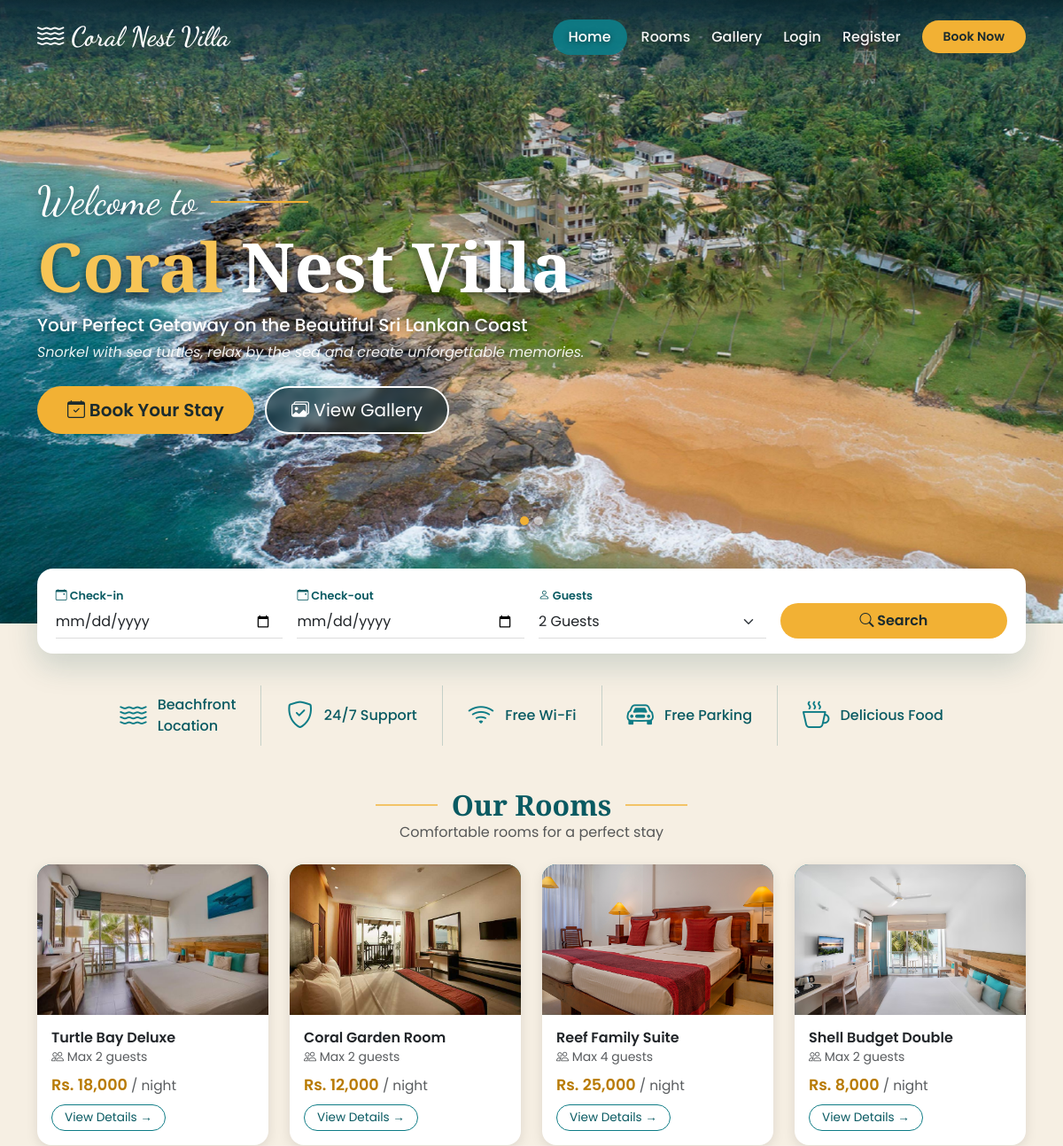
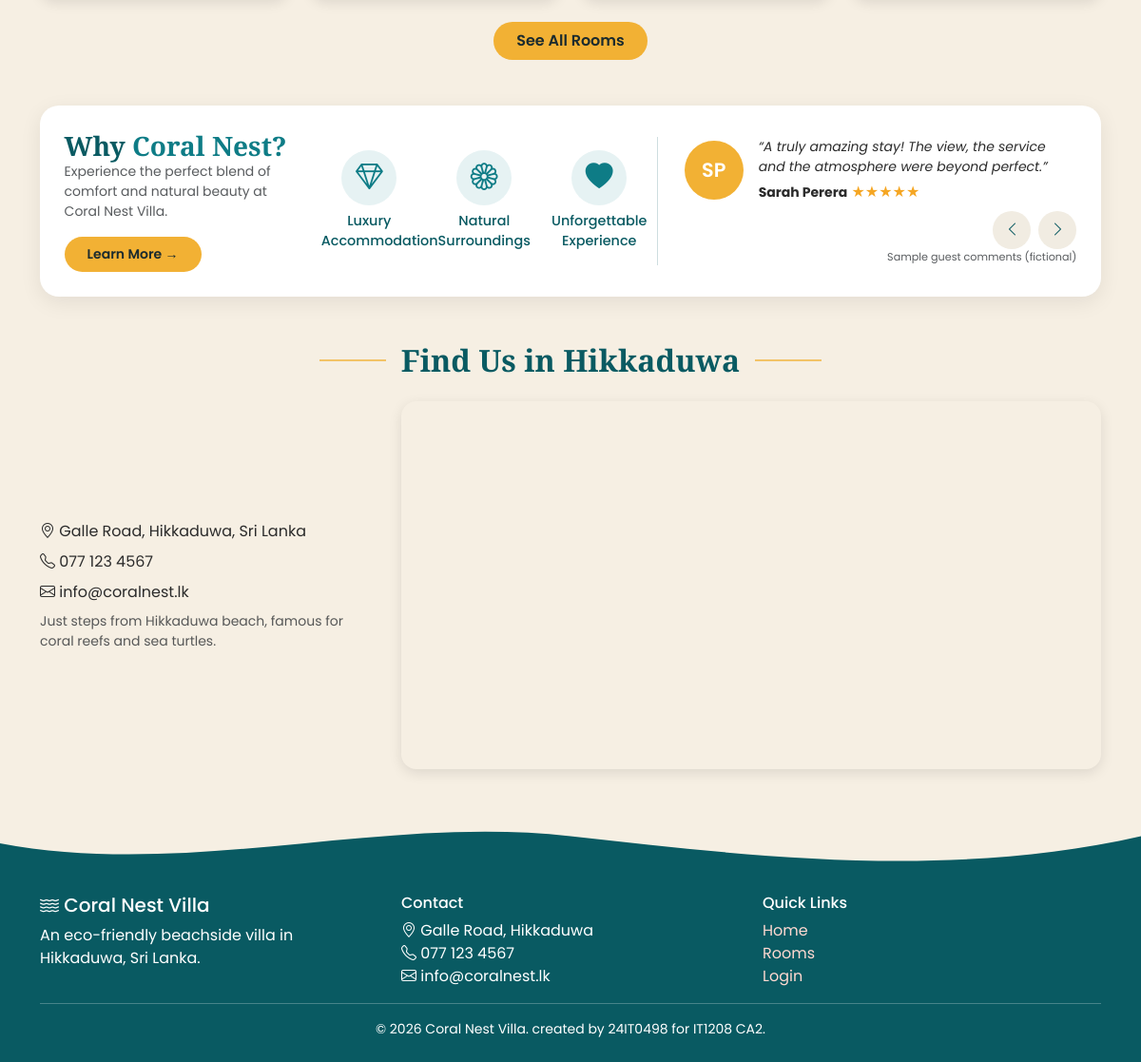
The page / on the database its author committed (2 pictures, top to bottom).
### tables this page shows
CREATE TABLE rooms (
    room_id         INT AUTO_INCREMENT PRIMARY KEY,
    room_name       VARCHAR(100) NOT NULL,
    room_type       VARCHAR(50)  NOT NULL,
    description     TEXT,
    facilities      VARCHAR(255),
    price_per_night DECIMAL(10,2) NOT NULL CHECK (price_per_night > 0),
    max_guests      INT NOT NULL CHECK (max_guests > 0),
    image           VARCHAR(255) DEFAULT 'default.jpg',
    room_status     ENUM('active','inactive') NOT NULL DEFAULT 'active'
);

### index.php (the view, shortened to what this page needs)
<?php
require_once 'includes/db.php';
$today = date('Y-m-d');
$slides = [];
foreach (['villa-hero.jpg', 'hero.jpg'] as $f) {
    if (file_exists(__DIR__ . '/images/' . $f)) { $slides[] = 'images/' . $f; break; }
}
$homeFiles = glob(__DIR__ . '/images/home/*.{jpg,jpeg,png,webp,JPG,JPEG,PNG,WEBP}', GLOB_BRACE) ?: [];
sort($homeFiles);
foreach ($homeFiles as $path) {
        $slides[] = 'images/home/' . rawurlencode(basename($path));
}
$rooms = $pdo->query("SELECT * FROM rooms WHERE room_status = 'active' ORDER BY room_id LIMIT 4")->fetchAll();
include 'includes/header.php';
?>
<link rel="stylesheet" href="css/home.css">
<section class="hero-home">
  <?php if ($slides): ?>
  <div id="heroCarousel" class="carousel slide carousel-fade hero-bg" data-bs-ride="carousel" data-bs-interval="5000">
    <?php if (count($slides) > 1): ?>
    <div class="carousel-indicators">
      <?php foreach ($slides as $i => $s): ?>
        <button type="button" data-bs-target="#heroCarousel" data-bs-slide-to="<?= $i ?>" class="<?= $i === 0 ? 'active' : '' ?>" aria-label="Slide <?= $i + 1 ?>"></button>
      <?php endforeach; ?>
    </div>
    <?php endif; ?>
    <div class="carousel-inner">
      <?php foreach ($slides as $i => $s): ?>
        <div class="carousel-item <?= $i === 0 ? 'active' : '' ?>">
          <div class="hero-slide" style="background-image:url('<?= htmlspecialchars($s) ?>')"></div>
        </div>
      <?php endforeach; ?>
    </div>
  </div>
  <?php endif; ?>
  <div class="container hero-content">
    <p class="hero-script">Welcome to</p>
    <h1 class="hero-title"><span>Coral</span> Nest Villa</h1>
    <p class="hero-sub">Your Perfect Getaway on the Beautiful Sri Lankan Coast</p>
    <p class="hero-tag">Snorkel with sea turtles, relax by the sea and create unforgettable memories.</p>
    <a href="rooms.php" class="btn btn-coral btn-lg"><i class="bi bi-calendar-check"></i> Book Your Stay</a>
    <a href="gallery.php" class="btn btn-ghost btn-lg ms-2"><i class="bi bi-images"></i> View Gallery</a>
  </div>
</section>
<div class="container search-wrap">
  <form method="get" action="rooms.php" class="search-card" id="homeSearch">
    <div class="row g-3 align-items-end">
      <div class="col-md-3 col-6">
        <label class="form-label"><i class="bi bi-calendar-event"></i> Check-in</label>
        <input type="date" name="check_in" id="h_in" class="form-control" min="<?= $today ?>" required>
      </div>
      <div class="col-md-3 col-6">
        <label class="form-label"><i class="bi bi-calendar-event"></i> Check-out</label>
        <input type="date" name="check_out" id="h_out" class="form-control" min="<?= $today ?>" required>
      </div>
      <div class="col-md-3">
        <label class="form-label"><i class="bi bi-person"></i> Guests</label>
        <select name="guests" class="form-select">
          <?php for ($g = 1; $g <= 6; $g++): ?>
            <option value="<?= $g ?>" <?= $g === 2 ? 'selected' : '' ?>><?= $g ?> Guest<?= $g > 1 ? 's' : '' ?></option>
          <?php endfor; ?>
        </select>
      </div>
      <div class="col-md-3">
        <button type="submit" class="btn btn-coral w-100"><i class="bi bi-search"></i> Search</button>
      </div>
    </div>
  </form>
</div>
<div class="container">
  <div class="feature-strip">
    <div class="item"><i class="bi bi-water"></i> Beachfront<br>Location</div>
    <div class="item"><i class="bi bi-shield-check"></i> 24/7 Support</div>
    <div class="item"><i class="bi bi-wifi"></i> Free Wi-Fi</div>
    <div class="item"><i class="bi bi-car-front"></i> Free Parking</div>
    <div class="item"><i class="bi bi-cup-hot"></i> Delicious Food</div>
  </div>
</div>
<section class="container my-5">
  <h2 class="serif-title title-line text-center">Our Rooms</h2>
  <p class="text-center text-muted mb-4">Comfortable rooms for a perfect stay</p>
  <div class="row g-4">
    <?php foreach ($rooms as $room): ?>
      <div class="col-6 col-lg-3">
        <div class="card room-card room-mini">
          <img src="images/<?= htmlspecialchars($room['image']) ?>" class="room-thumb" alt="<?= htmlspecialchars($room['room_name']) ?>">
          <div class="card-body d-flex flex-column">
            <h6><?= htmlspecialchars($room['room_name']) ?></h6>
            <p class="small text-muted mb-2"><i class="bi bi-people"></i> Max <?= (int)$room['max_guests'] ?> guests</p>
            <div class="d-flex justify-content-between align-items-center mt-auto flex-wrap gap-2">
              <span class="price">Rs. <?= number_format($room['price_per_night']) ?> <small class="text-muted fw-normal">/ night</small></span>
              <a href="rooms.php" class="btn btn-outline-teal">View Details &rarr;</a>
            </div>
          </div>
        </div>
      </div>
    <?php endforeach; ?>
  </div>
  <div class="text-center mt-4"><a href="rooms.php" class="btn btn-coral">See All Rooms</a></div>
</section>
<section class="container my-5">
  <div class="why-card">
    <div class="row g-4 align-items-center">
      <div class="col-lg-3">
        <h3 class="serif-title">Why <span style="color:var(--teal)">Coral Nest?</span></h3>
        <p class="small text-muted mb-3">Experience the perfect blend of comfort and natural beauty at Coral Nest Villa.</p>
        <a href="gallery.php" class="btn btn-coral btn-sm">Learn More &rarr;</a>
      </div>
      <div class="col-lg-4">
        <div class="row">
          <div class="col-4 why-icon"><i class="bi bi-gem"></i><div>Luxury<br>Accommodation</div></div>
          <div class="col-4 why-icon"><i class="bi bi-flower1"></i><div>Natural<br>Surroundings</div></div>
          <div class="col-4 why-icon"><i class="bi bi-heart-fill"></i><div>Unforgettable<br>Experience</div></div>
        </div>
      </div>
      <div class="col-lg-5 testi-col">
        <div id="testiCarousel" class="carousel slide" data-bs-ride="carousel" data-bs-interval="6000">
          <div class="carousel-inner">
            <div class="carousel-item active">
              <div class="d-flex align-items-center gap-3 px-lg-3">
                <div class="avatar">SP</div>
                <div>
                  <p class="fst-italic mb-1 small">&ldquo;A truly amazing stay! The view, the service and the atmosphere were beyond perfect.&rdquo;</p>
                  <strong class="small">Sarah Perera</strong> <span style="color:#f5a623">&#9733;&#9733;&#9733;&#9733;&#9733;</span>
                </div>
              </div>
            </div>
          </div>
          <div class="d-flex justify-content-end gap-2 mt-2">
            <button class="testi-nav" type="button" data-bs-target="#testiCarousel" data-bs-slide="prev" aria-label="Previous"><i class="bi bi-chevron-left"></i></button>
            <button class="testi-nav" type="button" data-bs-target="#testiCarousel" data-bs-slide="next" aria-label="Next"><i class="bi bi-chevron-right"></i></button>
          </div>
        </div>
        <p class="text-muted text-end mb-0" style="font-size:.7rem;">Sample guest comments (fictional)</p>
      </div>
    </div>
  </div>
</section>
<section class="container my-5">
  <h2 class="serif-title title-line text-center mb-4">Find Us in Hikkaduwa</h2>
  <div class="row g-4 align-items-center">
    <div class="col-lg-4">
      <p class="mb-2"><i class="bi bi-geo-alt"></i> Galle Road, Hikkaduwa, Sri Lanka</p>
      <p class="mb-2"><i class="bi bi-telephone"></i> 077 123 4567</p>
      <p class="mb-2"><i class="bi bi-envelope"></i> info@coralnest.lk</p>
      <p class="small text-muted mb-0">Just steps from Hikkaduwa beach, famous for coral reefs and sea turtles.</p>
    </div>
    <div class="col-lg-8">
      <div class="map-wrap">
        <iframe src="https://maps.google.com/maps?q=Hikkaduwa+Beach,+Sri+Lanka&z=14&output=embed"
                width="100%" height="380" style="border:0;" allowfullscreen loading="lazy"
 title="Coral Nest Villa location"></iframe>
      </div>
    </div>
  </div>
</section>
<svg class="wave-divider" viewBox="0 0 1440 80" preserveAspectRatio="none" aria-hidden="true">
  <path d="M0,40 C240,90 480,0 720,30 C960,60 1200,90 1440,30 L1440,80 L0,80 Z" fill="#095a62"/>
</svg>
<?php include 'includes/footer.php'; ?>

### includes/header.php (shortened to what this page needs)
<?php
$logged_in = isset($_SESSION['user_id']);
$is_admin  = $logged_in && ($_SESSION['role'] ?? '') === 'admin';
?>
<!DOCTYPE html>
<html lang="en">
<head>
  <link href="https://cdn.jsdelivr.net/npm/bootstrap@5.3.3/dist/css/bootstrap.min.css" rel="stylesheet">
  <link href="https://cdn.jsdelivr.net/npm/bootstrap-icons@1.11.3/font/bootstrap-icons.css" rel="stylesheet">
  <link href="<?= BASE_URL ?>css/style.css" rel="stylesheet">
</head>
<body>
<nav class="navbar navbar-expand-lg navbar-dark sticky-top">
  <div class="container">
    <a class="navbar-brand fw-semibold" href="<?= BASE_URL ?>index.php">
      <i class="bi bi-water"></i> Coral Nest Villa
    </a>
    <div class="collapse navbar-collapse" id="nav">
      <ul class="navbar-nav ms-auto align-items-lg-center gap-lg-2">
        <li class="nav-item"><a class="nav-link" href="<?= BASE_URL ?>index.php">Home</a></li>
        <li class="nav-item"><a class="nav-link" href="<?= BASE_URL ?>rooms.php">Rooms</a></li>
        <li class="nav-item"><a class="nav-link" href="<?= BASE_URL ?>gallery.php">Gallery</a></li>
        <?php if ($logged_in): ?>
          <li class="nav-item"><a class="nav-link" href="<?= BASE_URL ?>my_bookings.php">My Bookings</a></li>
          <?php if ($is_admin): ?>
            <li class="nav-item"><a class="nav-link" href="<?= BASE_URL ?>admin/dashboard.php">Admin</a></li>
          <?php endif; ?>
          <li class="nav-item"><a class="nav-link" href="<?= BASE_URL ?>logout.php">Logout (<?= htmlspecialchars($_SESSION['name']) ?>)</a></li>
        <?php else: ?>
          <li class="nav-item"><a class="nav-link" href="<?= BASE_URL ?>login.php">Login</a></li>
          <li class="nav-item"><a class="nav-link" href="<?= BASE_URL ?>register.php">Register</a></li>
        <?php endif; ?>
        <li class="nav-item"><a class="btn btn-coral btn-sm ms-lg-2" href="<?= BASE_URL ?>rooms.php">Book Now</a></li>
      </ul>
    </div>
  </div>
</nav>

### includes/footer.php (shortened to what this page needs)
<footer class="site-footer mt-5">
  <div class="container py-4">
    <div class="row gy-3">
      <div class="col-md-4">
        <h5><i class="bi bi-water"></i> Coral Nest Villa</h5>
        <p class="mb-0">An eco-friendly beachside villa in Hikkaduwa, Sri Lanka.</p>
      </div>
      <div class="col-md-4">
        <h6>Contact</h6>
        <p class="mb-0"><i class="bi bi-geo-alt"></i> Galle Road, Hikkaduwa</p>
        <p class="mb-0"><i class="bi bi-telephone"></i> 077 123 4567</p>
        <p class="mb-0"><i class="bi bi-envelope"></i> info@coralnest.lk</p>
      </div>
      <div class="col-md-4">
        <h6>Quick Links</h6>
        <a href="<?= BASE_URL ?>index.php">Home</a><br>
        <a href="<?= BASE_URL ?>rooms.php">Rooms</a><br>
        <a href="<?= BASE_URL ?>login.php">Login</a>
      </div>
    </div>
    <hr>
    <p class="text-center mb-0 small">&copy; <?= date('Y') ?> Coral Nest Villa. created by 24IT0498 for IT1208 CA2.</p>
  </div>
</footer>
</body>
</html>

### css/style.css (style rules this page uses)
:root { --teal: #0e7c86; --teal-dark: #095a62; --sand: #f6efe3; --coral: #ff7a66; --text: #2b2b2b; }
body { background: var(--sand); color: var(--text); font-family: 'Poppins', sans-serif; }
.navbar { background: var(--teal-dark); }
.btn-coral { background: var(--coral); color: #fff; border: none; border-radius: 30px; padding: 8px 24px; }
.btn-lg.btn-coral { padding: 12px 34px; }
.room-card { border: none; border-radius: 16px; overflow: hidden; box-shadow: 0 4px 14px rgba(0,0,0,.1); transition: transform .3s; height: 100%; }
.room-card img { height: 200px; object-fit: cover; background: var(--teal); }
.price { color: var(--coral); font-weight: 600; font-size: 1.1rem; }
.site-footer { background: var(--teal-dark); color: #fff; }
.site-footer a { color: #ffd9d1; text-decoration: none; }
.room-thumb { height: 210px; object-fit: cover; }
.map-wrap { border-radius: 16px; overflow: hidden; box-shadow: 0 4px 14px rgba(0,0,0,.1); }
:root { --coral: #f2b134; }
.btn-coral { background: #f2b134; color: #1b2b2e; font-weight: 600; }
.price { color: #b87a00; }

### rows shown on the page
rooms: image (picture), room_name "Turtle Bay Deluxe", max_guests "2", price_per_night "18,000"
rooms: image (picture), room_name "Coral Garden Room", max_guests "2", price_per_night "12,000"
rooms: image (picture), room_name "Reef Family Suite", max_guests "4", price_per_night "25,000"
rooms: image (picture), room_name "Shell Budget Double", max_guests "2", price_per_night "8,000"

### other values the page prints
form field guests "2 Guests"
